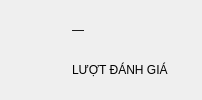
             <widget class="QFrame" name="frameKpiRatings">
              <property name="card" stdset="0">
               <bool>true</bool>
              </property>
              <property name="minimumSize">
               <size>
                <width>0</width>
                <height>84</height>
               </size>
              </property>
              <layout class="QHBoxLayout" name="horizontalLayoutKpiRatings">
               <property name="spacing">
                <number>12</number>
               </property>
               <property name="leftMargin">
                <number>14</number>
               </property>
               <property name="topMargin">
                <number>10</number>
               </property>
               <property name="rightMargin">
                <number>14</number>
               </property>
               <property name="bottomMargin">
                <number>10</number>
               </property>
               <item>
                <widget class="QLabel" name="labelKpiRatingsIcon">
                 <property name="minimumSize">
                  <size>
                   <width>46</width>
                   <height>46</height>
                  </size>
                 </property>
                 <property name="maximumSize">
                  <size>
                   <width>46</width>
                   <height>46</height>
                  </size>
                 </property>
                 <property name="text">
                  <string />
                 </property>
                 <property name="pixmap">
                  <pixmap>../images/ic_kpi_ratings.png</pixmap>
                 </property>
                 <property name="scaledContents">
                  <bool>true</bool>
                 </property>
                </widget>
               </item>
               <item>
                <layout class="QVBoxLayout" name="verticalLayoutKpiRatings">
                 <property name="spacing">
                  <number>0</number>
                 </property>
                 <property name="leftMargin">
                  <number>0</number>
                 </property>
                 <property name="topMargin">
                  <number>0</number>
                 </property>
                 <property name="rightMargin">
                  <number>0</number>
                 </property>
                 <property name="bottomMargin">
                  <number>0</number>
                 </property>
                 <item>
                  <widget class="QLabel" name="labelKpiRatings">
                   <property name="text">
                    <string>—</string>
                   </property>
                   <property name="kpi" stdset="0">
                    <string notr="true">value</string>
                   </property>
                  </widget>
                 </item>
                 <item>
                  <widget class="QLabel" name="labelKpiRatingsCaption">
                   <property name="text">
                    <string>LƯỢT ĐÁNH GIÁ</string>
                   </property>
                   <property name="kpi" stdset="0">
                    <string notr="true">caption</string>
                   </property>
                  </widget>
                 </item>
                </layout>
               </item>
               <item>
                <spacer name="horizontalSpacer_5">
                 <property name="orientation">
                  <enum>Qt::Horizontal</enum>
                 </property>
                 <property name="sizeHint" stdset="0">
                  <size>
                   <width>20</width>
                   <height>20</height>
                  </size>
                 </property>
                </spacer>
               </item>
              </layout>
             </widget>
